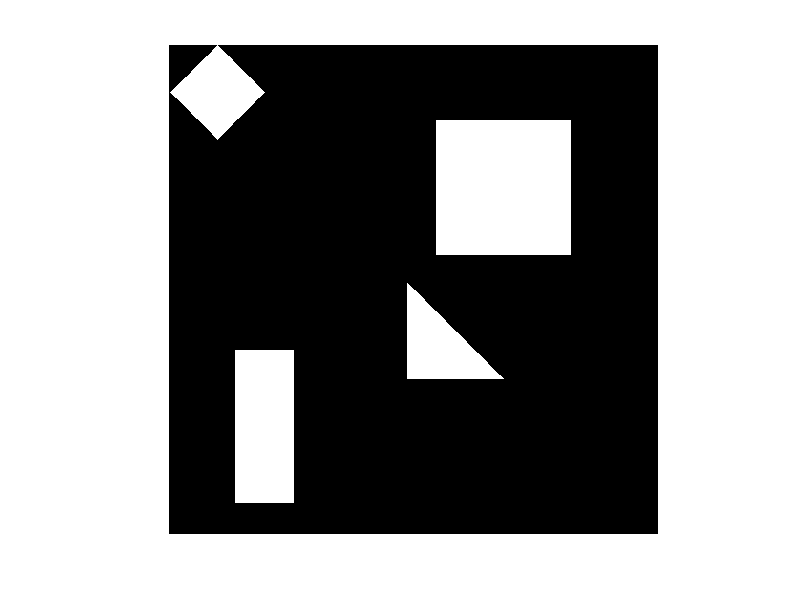

Write the MATLAB code that produced this figure.
clc;
close all;
clear all;
temp = zeros(512, 512);
%------------------------------------
row=300;
col=700;
pok1=70;
pok2=70;
for x=row/2-pok1:1:row/2+pok1
    for y=col/2-pok2:1:col/2+pok2
        temp(x,y)=1;
    end
end
%-------------------------------------

row=400;
col=200;
pok1=80;
pok2=30;
for x=row-pok1:1:row+pok1
    for y=col/2-pok2:1:col/2+pok2
        temp(x,y)=1;
    end
end
%--------------------------------

for i=250:1:350
     
    for j=250:i
        temp(i,j)=255;
    end
      
end


%--------------------------------
 
 
 for i=1:50
     for j=1:2*100+1
         if (j>=50-i+2 && j<=50+i)
             temp(i,j)=255;
         end
     end
 end
 
for i=1:50
    for j=1:100
        if temp(i,j)==255
            t=50-i;
            s=50+t;
            temp(s,j)=255;
            
        end
       
    end
end


%----------------------------------
imshow(temp);


            